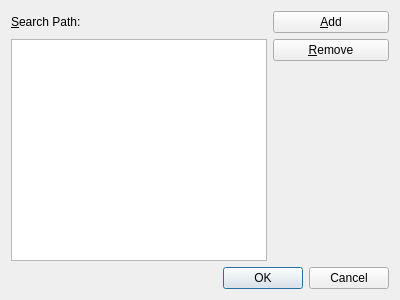
<?xml version="1.0" encoding="UTF-8"?>
<!--
    SPDX-FileCopyrightText: 2019 Volker Krause <vkrause@kde.org>
    SPDX-License-Identifier: LGPL-2.0-or-later
-->
<ui version="4.0">
 <class>SettingsDialog</class>
 <widget class="QDialog" name="SettingsDialog">
  <property name="geometry">
   <rect>
    <x>0</x>
    <y>0</y>
    <width>400</width>
    <height>300</height>
   </rect>
  </property>
  <property name="windowTitle">
   <string>Dialog</string>
  </property>
  <layout class="QGridLayout" name="gridLayout">
   <item row="0" column="0">
    <widget class="QLabel" name="label">
     <property name="text">
      <string>&amp;Search Path:</string>
     </property>
     <property name="buddy">
      <cstring>searchPathRequester</cstring>
     </property>
    </widget>
   </item>
   <item row="0" column="1">
    <widget class="KUrlRequester" name="searchPathRequester">
     <property name="mode">
      <set>KFile::Directory|KFile::ExistingOnly|KFile::LocalOnly</set>
     </property>
    </widget>
   </item>
   <item row="0" column="2">
    <widget class="QPushButton" name="searchPathAddButton">
     <property name="text">
      <string>&amp;Add</string>
     </property>
     <property name="icon">
      <iconset theme="list-add">
       <normaloff>.</normaloff>.</iconset>
     </property>
    </widget>
   </item>
   <item row="1" column="0" rowspan="2" colspan="2">
    <widget class="QTreeView" name="searchPathView">
     <property name="rootIsDecorated">
      <bool>false</bool>
     </property>
     <attribute name="headerVisible">
      <bool>false</bool>
     </attribute>
    </widget>
   </item>
   <item row="1" column="2">
    <widget class="QPushButton" name="searchPathRemoveButton">
     <property name="text">
      <string>&amp;Remove</string>
     </property>
     <property name="icon">
      <iconset theme="list-remove">
       <normaloff>.</normaloff>.</iconset>
     </property>
    </widget>
   </item>
   <item row="2" column="2">
    <spacer name="verticalSpacer">
     <property name="orientation">
      <enum>Qt::Vertical</enum>
     </property>
     <property name="sizeHint" stdset="0">
      <size>
       <width>20</width>
       <height>165</height>
      </size>
     </property>
    </spacer>
   </item>
   <item row="3" column="0" colspan="3">
    <widget class="QDialogButtonBox" name="buttonBox">
     <property name="orientation">
      <enum>Qt::Horizontal</enum>
     </property>
     <property name="standardButtons">
      <set>QDialogButtonBox::Cancel|QDialogButtonBox::Ok</set>
     </property>
    </widget>
   </item>
  </layout>
 </widget>
 <customwidgets>
  <customwidget>
   <class>KUrlRequester</class>
   <extends>QWidget</extends>
   <header>kurlrequester.h</header>
  </customwidget>
 </customwidgets>
 <resources/>
 <connections>
  <connection>
   <sender>buttonBox</sender>
   <signal>accepted()</signal>
   <receiver>SettingsDialog</receiver>
   <slot>accept()</slot>
   <hints>
    <hint type="sourcelabel">
     <x>248</x>
     <y>254</y>
    </hint>
    <hint type="destinationlabel">
     <x>157</x>
     <y>274</y>
    </hint>
   </hints>
  </connection>
  <connection>
   <sender>buttonBox</sender>
   <signal>rejected()</signal>
   <receiver>SettingsDialog</receiver>
   <slot>reject()</slot>
   <hints>
    <hint type="sourcelabel">
     <x>316</x>
     <y>260</y>
    </hint>
    <hint type="destinationlabel">
     <x>286</x>
     <y>274</y>
    </hint>
   </hints>
  </connection>
 </connections>
</ui>
